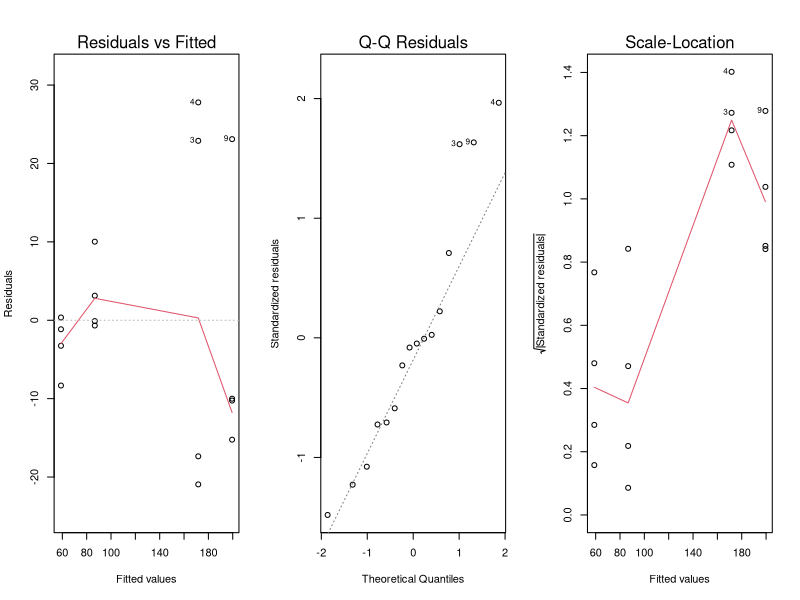
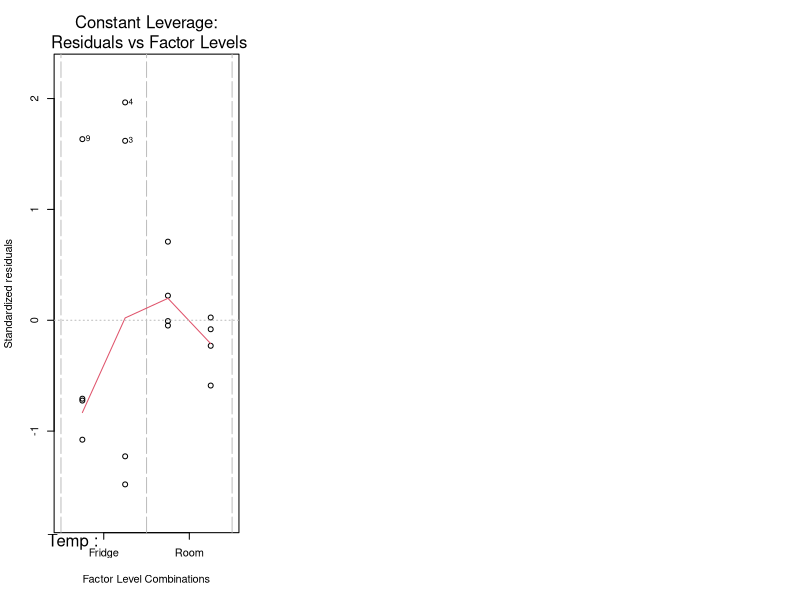

Here is the R script that generated these plots, in order:
## ---- chunk 1
# Clear environment
rm(list = ls())

# Load packages
library(readxl)
library(tidyverse)   
library(broom)      # For tidy() to make better anova summary
library(knitr)      # For better tables

# Read in data
AS_raw <- read_excel("Data/AlkaSeltzer_Results.xlsx")
## ---- chunk 2
AS <-
  AS_raw %>%
  mutate(Volume = as.factor(Volume))
## ---- chunk 3
# Start with the full model with 2 and 3 way interactions
full_aov <- 
  aov(Time ~ Temp + Liquid + Volume + Temp:Liquid + Temp:Volume + Liquid:Volume + Temp:Liquid:Volume, 
                data = AS)

# Conduct the stepwise selection
step_aov <- step(full_aov, trace = FALSE)
## ---- chunk 4
# Better anova summary table
step_aov %>%
  tidy() %>%
  kable(digits = 3)
## ---- chunk 5
# Predictions using the optimal fator levels
preds <- data.frame(Temp = "Room", Liquid = "Water")
predict(step_aov, newdata = preds)
## ---- chunk 6
par(mfrow = c(1,3))
plot(step_aov)

## ---- chunk 7
TukeyHSD(step_aov, "Temp", conf.level = 0.95) 

TukeyHSD(step_aov, "Liquid", conf.level = 0.95)
## ---- chunk 8
Temp_Tukey <-
  TukeyHSD(step_aov, "Temp", conf.level = 0.95) %>%
  tidy() %>%
  select(-null.value) 

Liquid_Tukey <- 
  TukeyHSD(step_aov, "Liquid", conf.level = 0.95) %>%
  tidy() %>%
  select(-null.value)

rbind(Temp_Tukey, Liquid_Tukey) %>%
  kable(digits = 3)
